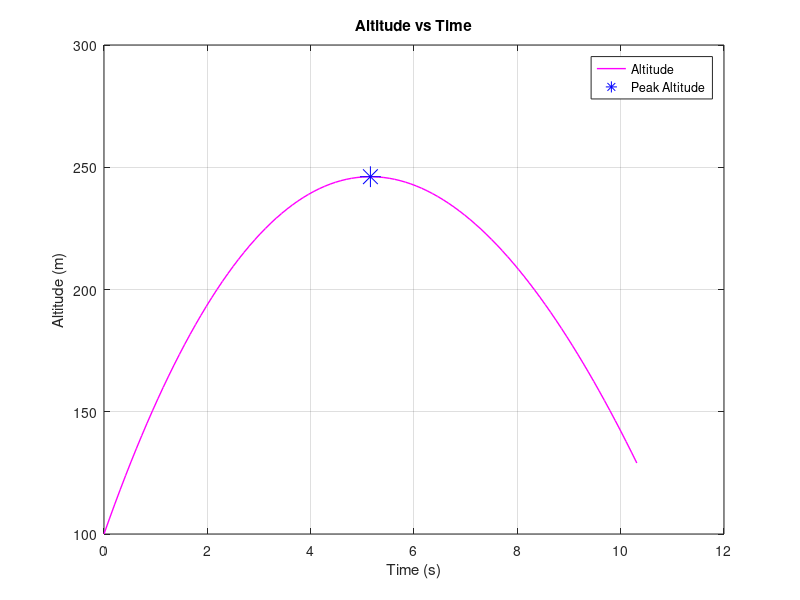

Reproduce this figure in MATLAB.
% Exercise 6

% Parameters
z0 = 100; 
v0 = 60; 
g = 9.81; 
m = 90; 
d = 1; 
c = 5 + 0.8 * d;

% Newton-Raphson Parameters
e = 1e-6; % Convergence tolerance
i_max = 5; % Maximum number of iterations
t_guess = 0; % Initial guess for peak time

% Define Velocity and its Derivative
velocity = @(t) (v0 + (m * g) / c) * exp(-c * t / m) - (m * g) / c;
velocity_derivative = @(t) -(c / m) * (v0 + (m * g) / c) * exp(-c * t / m);

% Newton-Raphson Method to Find Peak Time
t_peak = t_guess;
for iter = 1:i_max
    t_new = t_peak - velocity(t_peak) / velocity_derivative(t_peak); % Update time
    if abs(t_new - t_peak) < e
        break; 
    end
    t_peak = t_new; % Update the estimate
end

% Compute Peak Altitude
z_peak = z0 + (m / c) * (v0 + (m * g) / c) * (1 - exp(-c * t_peak / m)) - (m * g / c) * t_peak;

% Display Results
fprintf('Time at peak altitude: %.3f seconds\n', t_peak);
fprintf('Peak altitude: %.3f meters\n', z_peak);

% Altitude as a Function of Time
t_vals = linspace(0, 2 * t_peak, 100); % Time range for plotting
altitude = @(t) z0 + (m / c) * (v0 + (m * g) / c) * (1 - exp(-c * t / m)) - (m * g / c) * t;
z_vals = altitude(t_vals);

% Plot Altitude vs Time
figure;
plot(t_vals, z_vals, 'm-', 'LineWidth', 1, 'DisplayName', 'Altitude');
hold on;
plot(t_peak, z_peak, 'b*', 'MarkerSize', 15, 'DisplayName', 'Peak Altitude');
xlabel('Time (s)');
ylabel('Altitude (m)');
title('Altitude vs Time');
grid on;
legend show;
